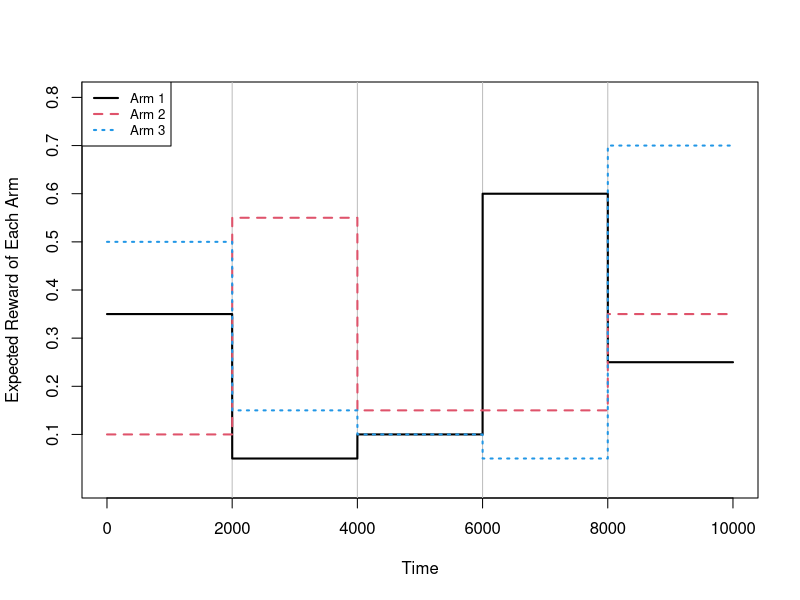

Write the R code that produced this figure. (Note: a time limit stopped this script after it produced the figure.)
# Simulation 1
##############################
# Step 1 Global Setting      
##############################
# number of arms
K = 3
# number of time steps
T.times = 10000
# number of stationary segments
M = 5

# mean of each arm
# mu is all the means of the K arms in M stationary periods
mu1 = c(0.35, 0.05, 0.1, 0.6, 0.25)
mean(mu1)
mu2 = c(0.1, 0.55, 0.15, 0.15, 0.35)
mean(mu2)
mu3 = c(0.5, 0.15, 0.1, 0.05, 0.7)
mean(mu3)
#mu4 = c(0.25, 0.35, 0.25, 0.35)
#mu <- matrix(round(0.7*runif(M*K),3),nrow=K,ncol=M)
mu <- rbind(mu1,mu2,mu3)
mu

mu.all <- matrix(0,nrow=K, ncol=T.times)
for(i in 0:(M-1)){
  mu.all[,(T.times*i/M + 1):(T.times*(i+1)/M)] <- mu[,i+1]
}
#mu.all <- matrix(0,nrow=K, ncol=T.times)
#mu.all[,1:500] <- mu[,1]
#mu.all[,501:1200] <- mu[,2]
#mu.all[,1201:1800] <- mu[,3]
#mu.all[,1801:2800] <- mu[,4]
#mu.all[,2801:5000] <- mu[,5]

# best arm means vector 
mu.best <- apply(mu.all, 2, max)

sd = 0.1

# plot the mu.all
plot(1:T.times, mu.all[1,], type='l', ylim=c(0,0.8), xlab='Time', 
     ylab='Expected Reward of Each Arm', lty=1, axes=F)
axis(side=1)
axis(side=2, at=0.1*c(1:10)); box()
abline(v=(1:(M-1))/M*T.times, col = 'grey')
for(i in 1:K) lines(1:T.times, mu.all[i,], type='l',col=c(1,2,4)[i], lty=i, lwd=2)
legend('topleft',c('Arm 1','Arm 2','Arm 3'),lwd=c(2,2,2),lty = 1:3, col=c(1,2,4), cex=0.8)

set.seed(1)
# 100 replicates
R = 100

arm.selected.UCB.matrix <- matrix(0, nrow=R, ncol=T.times)
reward.UCB.matrix <- matrix(0, nrow=R, ncol=T.times)
regret.UCB.matrix <- matrix(0, nrow=R, ncol=T.times)
cum.regret.UCB.matrix <-  matrix(0, nrow=R, ncol=T.times)

arm.selected.M_UCB.matrix <- matrix(0, nrow=R, ncol=T.times)
reward.M_UCB.matrix <- matrix(0, nrow=R, ncol=T.times)
regret.M_UCB.matrix <- matrix(0, nrow=R, ncol=T.times)
cum.regret.M_UCB.matrix <-  matrix(0, nrow=R, ncol=T.times)
tau.log.M_UCB.matrix <- matrix(0, nrow=R, ncol=T.times)

arm.selected.RM_UCB1.matrix <- matrix(0, nrow=R, ncol=T.times)
reward.RM_UCB1.matrix <- matrix(0, nrow=R, ncol=T.times)
regret.RM_UCB1.matrix <- matrix(0, nrow=R, ncol=T.times)
cum.regret.RM_UCB1.matrix <-  matrix(0, nrow=R, ncol=T.times)
tau.log.RM_UCB1.matrix <- matrix(0, nrow=R, ncol=T.times)

arm.selected.RM_UCB2.matrix <- matrix(0, nrow=R, ncol=T.times)
reward.RM_UCB2.matrix <- matrix(0, nrow=R, ncol=T.times)
regret.RM_UCB2.matrix <- matrix(0, nrow=R, ncol=T.times)
cum.regret.RM_UCB2.matrix <-  matrix(0, nrow=R, ncol=T.times)
tau.log.RM_UCB2.matrix <- matrix(0, nrow=R, ncol=T.times)

arm.selected.RM_UCB3.matrix <- matrix(0, nrow=R, ncol=T.times)
reward.RM_UCB3.matrix <- matrix(0, nrow=R, ncol=T.times)
regret.RM_UCB3.matrix <- matrix(0, nrow=R, ncol=T.times)
cum.regret.RM_UCB3.matrix <-  matrix(0, nrow=R, ncol=T.times)
tau.log.RM_UCB3.matrix <- matrix(0, nrow=R, ncol=T.times)

arm.selected.RM_UCB4.matrix <- matrix(0, nrow=R, ncol=T.times)
reward.RM_UCB4.matrix <- matrix(0, nrow=R, ncol=T.times)
regret.RM_UCB4.matrix <- matrix(0, nrow=R, ncol=T.times)
cum.regret.RM_UCB4.matrix <-  matrix(0, nrow=R, ncol=T.times)
tau.log.RM_UCB4.matrix <- matrix(0, nrow=R, ncol=T.times)

arm.selected.dUCB.matrix <- matrix(0, nrow=R, ncol=T.times)
reward.dUCB.matrix <- matrix(0, nrow=R, ncol=T.times)
regret.dUCB.matrix <- matrix(0, nrow=R, ncol=T.times)
cum.regret.dUCB.matrix <-  matrix(0, nrow=R, ncol=T.times)

arm.selected.SW.matrix <- matrix(0, nrow=R, ncol=T.times)
reward.SW.matrix <- matrix(0, nrow=R, ncol=T.times)
regret.SW.matrix <- matrix(0, nrow=R, ncol=T.times)
cum.regret.SW.matrix <-  matrix(0, nrow=R, ncol=T.times)

system.time(
for(ii in 1:R){
  if(ii%%10==0) cat(ii)
  # reward matrix
  reward.matrix <- matrix(nrow=K, ncol=T.times)
  for(t in 1:T.times) reward.matrix[,t] <- mu.all[,t] + sd*rnorm(K)
  
  # add noise
  noise.index <- sample(1:T.times, 0.1*T.times)
  #noise.index <- read.table('noise.index.txt')
  reward.matrix[,noise.index] <- 2 + sd*rnorm(0.025*T.times*K)
  
  
  ##############################
  # Step 2.1 UCB 
  ##############################
  
  # simulate arms by UCB
  arm.selected.UCB <- c()
  num.selections.UCB = rep(0,K)
  sums_of_reward.UCB = rep(0,K)
  reward.UCB <- c()
  regret.UCB <- c()
  
  for(t in 1:T.times){
    ad = 0
    max_upper_bound = 0
    for(i in 1:K){
      if(num.selections.UCB[i] > 0){
        average_reward = sums_of_reward.UCB[i] / num.selections.UCB[i]
        delta_i = sqrt(2 * log(t) / num.selections.UCB[i])
        upper_bound = average_reward + delta_i
      }else{
        upper_bound = 10^400
      }
      if(upper_bound > max_upper_bound){
        max_upper_bound = upper_bound
        ad = i
      }  
    }
    arm.selected.UCB <- c(arm.selected.UCB, ad)
    num.selections.UCB[ad] = num.selections.UCB[ad] + 1
    sums_of_reward.UCB[ad] = sums_of_reward.UCB[ad] + reward.matrix[ad,t]
    reward.UCB <- c(reward.UCB, reward.matrix[ad,t])
    regret.UCB <- c(regret.UCB, mu.best[t] - mu.all[ad,t])
  }
  
  #sums_of_reward.UCB
  #num.selections.UCB
  
  cum.regret.UCB <- cumsum(regret.UCB)
  #cum.regret.UCB[T.times]
  
  arm.selected.UCB.matrix[ii,] <- arm.selected.UCB
  reward.UCB.matrix[ii,] <- reward.UCB
  regret.UCB.matrix[ii,] <- regret.UCB
  cum.regret.UCB.matrix[ii,] <- cum.regret.UCB
}
)
  
  ##############################
  # Step 2.2 M-UCB 
  ##############################
  
system.time(
  for(ii in 1:R){
    if(ii%%10==0) cat(ii)  
  # simulate arms by M_UCB
  arm.selected.M_UCB <- c()
  num.selections.M_UCB = rep(0,K)
  sums_of_reward.M_UCB = rep(0,K)
  reward.M_UCB <- c()
  regret.M_UCB <- c()
  
  # the last change point time
  tau <- 0
  tau.log.M_UCB <- c(tau)
  
  w = 100
  #b = sqrt(w*log(2*K*T.times^2)/2)
  b = 15
  gamma = sqrt( (M-1)*K*(2*b+3*sqrt(w))/2/T.times )
  #gamma = 0.01*K
  #gamma = 0.01
  
  for(t in 1:T.times){
    ad = 0
    A <- (t-tau)%%floor(K/gamma)
    if(A <= (K-1)){
      ad = A+1
    }else{
      max_upper_bound = 0
      for(i in 1:K){
        if(num.selections.M_UCB[i] > 0){
          average_reward = sums_of_reward.M_UCB[i] / num.selections.M_UCB[i]
          delta_i = sqrt(2 * log(t) / num.selections.M_UCB[i])
          upper_bound = average_reward + delta_i
        }else{
          upper_bound = 10^400
        }
        if(upper_bound > max_upper_bound){
          max_upper_bound = upper_bound
          ad = i
        }  
      }
    }
    
    arm.selected.M_UCB <- c(arm.selected.M_UCB, ad)
    num.selections.M_UCB[ad] = num.selections.M_UCB[ad] + 1
    sums_of_reward.M_UCB[ad] = sums_of_reward.M_UCB[ad] + reward.matrix[ad,t]
    reward.M_UCB <- c(reward.M_UCB, reward.matrix[ad,t])
    regret.M_UCB <- c(regret.M_UCB, mu.best[t] - mu.all[ad,t])
    
    #change detection
    if(num.selections.M_UCB[ad] >= w){
      arm = ad
      arm.current.M_UCB = arm.selected.M_UCB[tau:t]
      reward.current.M_UCB = reward.M_UCB[tau:t]
      data_y = reward.current.M_UCB[arm.current.M_UCB == arm]
      data_y = data_y[(length(data_y)-w+1):length(data_y)]
      sum_first_half = sum(data_y[1:(w/2)])
      sum_second_half = sum(data_y[(w/2+1):w])
      has_detected = abs(sum_first_half - sum_second_half) > b
      if(has_detected){
        tau = t
        tau.log.M_UCB = c(tau.log.M_UCB,tau)
        num.selections.M_UCB = rep(0,K)
        sums_of_reward.M_UCB = rep(0,K)
      }
    }
    
  }
  
  #sums_of_reward.M_UCB
  #num.selections.M_UCB
  #tau.log.M_UCB
  cum.regret.M_UCB <- cumsum(regret.M_UCB)
  #cum.regret.M_UCB[T.times]
  
  arm.selected.M_UCB.matrix[ii,] <- arm.selected.M_UCB
  reward.M_UCB.matrix[ii,] <- reward.M_UCB
  regret.M_UCB.matrix[ii,] <- regret.M_UCB
  cum.regret.M_UCB.matrix[ii,] <- cum.regret.M_UCB
  if(length(tau.log.M_UCB)>1) tau.log.M_UCB.matrix[ii,tau.log.M_UCB[-1]] <- 1
  }  
)
  ##############################
  # Step 2.3 RM-UCB
  ##############################

  # alpha = 0.01
  # simulate arms by RM_UCB
  arm.selected.RM_UCB <- c()
  num.selections.RM_UCB = rep(0,K)
  sums_of_reward.RM_UCB = rep(0,K)
  reward.RM_UCB <- c()
  regret.RM_UCB <- c()
  
  # the last change point time
  tau <- 0
  tau.log.RM_UCB <- c(tau)
  for(i in 1:K){
    assign(paste("mathcalA", i, sep=""), c(0))
  }
  
  w = 100
  #b = sqrt(w*log(2*K*T.times^2)/2)
  b = 15
  #gamma = sqrt( (M-1)*K*(2*b+3*sqrt(w))/2/T.times )
  gamma = 0.01*K
  gamma = 0.01
  alpha = 0.01
  
  for(t in 1:T.times){
    ad = 0
    A <- (t-tau)%%floor(K/gamma)
    if(A <= (K-1)){
      ad = A+1
    }else{
      max_upper_bound = 0
      for(i in 1:K){
        if(num.selections.RM_UCB[i] > 0){
          average_reward = sums_of_reward.RM_UCB[i] / num.selections.RM_UCB[i]
          delta_i = sqrt(2 * log(t) / num.selections.RM_UCB[i])
          upper_bound = average_reward + delta_i
        }else{
          upper_bound = 10^400
        }
        if(upper_bound > max_upper_bound){
          max_upper_bound = upper_bound
          ad = i
        }  
      }
    }
    
    arm.selected.RM_UCB <- c(arm.selected.RM_UCB, ad)
    num.selections.RM_UCB[ad] = num.selections.RM_UCB[ad] + 1
    sums_of_reward.RM_UCB[ad] = sums_of_reward.RM_UCB[ad] + reward.matrix[ad,t]
    reward.RM_UCB <- c(reward.RM_UCB, reward.matrix[ad,t])
    regret.RM_UCB <- c(regret.RM_UCB, mu.best[t] - mu.all[ad,t])
    
    #change detection
    if(num.selections.RM_UCB[ad] >= w){
      arm = ad
      arm.current.RM_UCB = arm.selected.RM_UCB[tau:t]
      reward.current.RM_UCB = reward.RM_UCB[tau:t]
      data_y = reward.current.RM_UCB[arm.current.RM_UCB == arm]
      data_y = data_y[(length(data_y)-w+1):length(data_y)]
      sum_first_half = sum(data_y[1:(w/2)])
      sum_second_half = sum(data_y[(w/2+1):w])
      
      D <- 50
      if(length(get(paste("mathcalA", arm, sep=""))) >= D){
        a <-  quantile(get(paste("mathcalA", arm, sep="")), 1-alpha)
      }
      
      if(abs(sum_first_half - sum_second_half) < a){
        xx = abs(sum_first_half - sum_second_half)
      }else{
        xx = a
      }
      
      has_detected = xx**2 > b**2
      
      if(has_detected){
        tau = t
        tau.log.RM_UCB = c(tau.log.RM_UCB,tau)
        num.selections.RM_UCB = rep(0,K)
        sums_of_reward.RM_UCB = rep(0,K)
        for(i in 1:K){
          assign(paste("mathcalA", i, sep=""), c(0))
        }
      }else{
        newmclA = c(get(paste("mathcalA", arm, sep="")), abs(sum_first_half - sum_second_half))
        assign(paste("mathcalA", arm, sep=""), newmclA)
      }
    }
    
  }
  
  
  #sums_of_reward.RM_UCB
  #num.selections.RM_UCB
  #tau.log.RM_UCB
  cum.regret.RM_UCB <- cumsum(regret.RM_UCB)
  #cum.regret.RM_UCB[T.times]
  
  arm.selected.RM_UCB1.matrix[ii,] <- arm.selected.RM_UCB
  reward.RM_UCB1.matrix[ii,] <- reward.RM_UCB
  regret.RM_UCB1.matrix[ii,] <- regret.RM_UCB
  cum.regret.RM_UCB1.matrix[ii,] <- cum.regret.RM_UCB
  if(length(tau.log.RM_UCB)>1) tau.log.RM_UCB1.matrix[ii,tau.log.RM_UCB[-1]] <- 1
  
system.time(
    for(ii in 1:R){
      if(ii%%10==0) cat(ii)    
  # alpha = 0.025
  # simulate arms by RM_UCB
  arm.selected.RM_UCB <- c()
  num.selections.RM_UCB = rep(0,K)
  sums_of_reward.RM_UCB = rep(0,K)
  reward.RM_UCB <- c()
  regret.RM_UCB <- c()
  
  # the last change point time
  tau <- 0
  tau.log.RM_UCB <- c(tau)
  for(i in 1:K){
    assign(paste("mathcalA", i, sep=""), c(0))
  }
  
  w = 100
  #b = sqrt(w*log(2*K*T.times^2)/2)
  b = 15
  #gamma = sqrt( (M-1)*K*(2*b+3*sqrt(w))/2/T.times )
  gamma = 0.01*K
  gamma = 0.01
  alpha = 0.025
  
  system.time(  
  for(t in 1:T.times){
    ad = 0
    A <- (t-tau)%%floor(K/gamma)
    if(A <= (K-1)){
      ad = A+1
    }else{
      max_upper_bound = 0
      for(i in 1:K){
        if(num.selections.RM_UCB[i] > 0){
          average_reward = sums_of_reward.RM_UCB[i] / num.selections.RM_UCB[i]
          delta_i = sqrt(2 * log(t) / num.selections.RM_UCB[i])
          upper_bound = average_reward + delta_i
        }else{
          upper_bound = 10^400
        }
        if(upper_bound > max_upper_bound){
          max_upper_bound = upper_bound
          ad = i
        }  
      }
    }
    
    arm.selected.RM_UCB <- c(arm.selected.RM_UCB, ad)
    num.selections.RM_UCB[ad] = num.selections.RM_UCB[ad] + 1
    sums_of_reward.RM_UCB[ad] = sums_of_reward.RM_UCB[ad] + reward.matrix[ad,t]
    reward.RM_UCB <- c(reward.RM_UCB, reward.matrix[ad,t])
    regret.RM_UCB <- c(regret.RM_UCB, mu.best[t] - mu.all[ad,t])
    
    #change detection
    if(num.selections.RM_UCB[ad] >= w){
      arm = ad
      arm.current.RM_UCB = arm.selected.RM_UCB[tau:t]
      reward.current.RM_UCB = reward.RM_UCB[tau:t]
      data_y = reward.current.RM_UCB[arm.current.RM_UCB == arm]
      data_y = data_y[(length(data_y)-w+1):length(data_y)]
      sum_first_half = sum(data_y[1:(w/2)])
      sum_second_half = sum(data_y[(w/2+1):w])
      
      D <- 50
      if(length(get(paste("mathcalA", arm, sep=""))) >= D){
        a <-  quantile(get(paste("mathcalA", arm, sep="")), 1-alpha)
      }
      
      if(abs(sum_first_half - sum_second_half) < a){
        xx = abs(sum_first_half - sum_second_half)
      }else{
        xx = a
      }
      
      has_detected = xx**2 > b**2
      
      if(has_detected){
        tau = t
        tau.log.RM_UCB = c(tau.log.RM_UCB,tau)
        num.selections.RM_UCB = rep(0,K)
        sums_of_reward.RM_UCB = rep(0,K)
        for(i in 1:K){
          assign(paste("mathcalA", i, sep=""), c(0))
        }
      }else{
        newmclA = c(get(paste("mathcalA", arm, sep="")), abs(sum_first_half - sum_second_half))
        assign(paste("mathcalA", arm, sep=""), newmclA)
      }
    }
    
  })
  
  
  #sums_of_reward.RM_UCB
  #num.selections.RM_UCB
  #tau.log.RM_UCB
  cum.regret.RM_UCB <- cumsum(regret.RM_UCB)
  #cum.regret.RM_UCB[T.times]
  
  arm.selected.RM_UCB2.matrix[ii,] <- arm.selected.RM_UCB
  reward.RM_UCB2.matrix[ii,] <- reward.RM_UCB
  regret.RM_UCB2.matrix[ii,] <- regret.RM_UCB
  cum.regret.RM_UCB2.matrix[ii,] <- cum.regret.RM_UCB
  if(length(tau.log.RM_UCB)>1) tau.log.RM_UCB2.matrix[ii,tau.log.RM_UCB[-1]] <- 1
    }
) 
  
  # alpha = 0.05
  # simulate arms by RM_UCB
  arm.selected.RM_UCB <- c()
  num.selections.RM_UCB = rep(0,K)
  sums_of_reward.RM_UCB = rep(0,K)
  reward.RM_UCB <- c()
  regret.RM_UCB <- c()
  
  # the last change point time
  tau <- 0
  tau.log.RM_UCB <- c(tau)
  for(i in 1:K){
    assign(paste("mathcalA", i, sep=""), c(0))
  }
  
  w = 100
  #b = sqrt(w*log(2*K*T.times^2)/2)
  b = 15
  #gamma = sqrt( (M-1)*K*(2*b+3*sqrt(w))/2/T.times )
  gamma = 0.01*K
  gamma = 0.01
  alpha = 0.05
  
  for(t in 1:T.times){
    ad = 0
    A <- (t-tau)%%floor(K/gamma)
    if(A <= (K-1)){
      ad = A+1
    }else{
      max_upper_bound = 0
      for(i in 1:K){
        if(num.selections.RM_UCB[i] > 0){
          average_reward = sums_of_reward.RM_UCB[i] / num.selections.RM_UCB[i]
          delta_i = sqrt(2 * log(t) / num.selections.RM_UCB[i])
          upper_bound = average_reward + delta_i
        }else{
          upper_bound = 10^400
        }
        if(upper_bound > max_upper_bound){
          max_upper_bound = upper_bound
          ad = i
        }  
      }
    }
    
    arm.selected.RM_UCB <- c(arm.selected.RM_UCB, ad)
    num.selections.RM_UCB[ad] = num.selections.RM_UCB[ad] + 1
    sums_of_reward.RM_UCB[ad] = sums_of_reward.RM_UCB[ad] + reward.matrix[ad,t]
    reward.RM_UCB <- c(reward.RM_UCB, reward.matrix[ad,t])
    regret.RM_UCB <- c(regret.RM_UCB, mu.best[t] - mu.all[ad,t])
    
    #change detection
    if(num.selections.RM_UCB[ad] >= w){
      arm = ad
      arm.current.RM_UCB = arm.selected.RM_UCB[tau:t]
      reward.current.RM_UCB = reward.RM_UCB[tau:t]
      data_y = reward.current.RM_UCB[arm.current.RM_UCB == arm]
      data_y = data_y[(length(data_y)-w+1):length(data_y)]
      sum_first_half = sum(data_y[1:(w/2)])
      sum_second_half = sum(data_y[(w/2+1):w])
      
      D <- 50
      if(length(get(paste("mathcalA", arm, sep=""))) >= D){
        a <-  quantile(get(paste("mathcalA", arm, sep="")), 1-alpha)
      }
      
      if(abs(sum_first_half - sum_second_half) < a){
        xx = abs(sum_first_half - sum_second_half)
      }else{
        xx = a
      }
      
      has_detected = xx**2 > b**2
      
      if(has_detected){
        tau = t
        tau.log.RM_UCB = c(tau.log.RM_UCB,tau)
        num.selections.RM_UCB = rep(0,K)
        sums_of_reward.RM_UCB = rep(0,K)
        for(i in 1:K){
          assign(paste("mathcalA", i, sep=""), c(0))
        }
      }else{
        newmclA = c(get(paste("mathcalA", arm, sep="")), abs(sum_first_half - sum_second_half))
        assign(paste("mathcalA", arm, sep=""), newmclA)
      }
    }
    
  }
  
  
  #sums_of_reward.RM_UCB
  #num.selections.RM_UCB
  #tau.log.RM_UCB
  cum.regret.RM_UCB <- cumsum(regret.RM_UCB)
  #cum.regret.RM_UCB[T.times]
  
  arm.selected.RM_UCB3.matrix[ii,] <- arm.selected.RM_UCB
  reward.RM_UCB3.matrix[ii,] <- reward.RM_UCB
  regret.RM_UCB3.matrix[ii,] <- regret.RM_UCB
  cum.regret.RM_UCB3.matrix[ii,] <- cum.regret.RM_UCB
  if(length(tau.log.RM_UCB)>1) tau.log.RM_UCB3.matrix[ii,tau.log.RM_UCB[-1]] <- 1
  
  
  # alpha = 0.1
  # simulate arms by RM_UCB
  arm.selected.RM_UCB <- c()
  num.selections.RM_UCB = rep(0,K)
  sums_of_reward.RM_UCB = rep(0,K)
  reward.RM_UCB <- c()
  regret.RM_UCB <- c()
  
  # the last change point time
  tau <- 0
  tau.log.RM_UCB <- c(tau)
  for(i in 1:K){
    assign(paste("mathcalA", i, sep=""), c(0))
  }
  
  w = 100
  #b = sqrt(w*log(2*K*T.times^2)/2)
  b = 15
  #gamma = sqrt( (M-1)*K*(2*b+3*sqrt(w))/2/T.times )
  gamma = 0.01*K
  gamma = 0.01
  alpha = 0.1
  
  for(t in 1:T.times){
    ad = 0
    A <- (t-tau)%%floor(K/gamma)
    if(A <= (K-1)){
      ad = A+1
    }else{
      max_upper_bound = 0
      for(i in 1:K){
        if(num.selections.RM_UCB[i] > 0){
          average_reward = sums_of_reward.RM_UCB[i] / num.selections.RM_UCB[i]
          delta_i = sqrt(2 * log(t) / num.selections.RM_UCB[i])
          upper_bound = average_reward + delta_i
        }else{
          upper_bound = 10^400
        }
        if(upper_bound > max_upper_bound){
          max_upper_bound = upper_bound
          ad = i
        }  
      }
    }
    
    arm.selected.RM_UCB <- c(arm.selected.RM_UCB, ad)
    num.selections.RM_UCB[ad] = num.selections.RM_UCB[ad] + 1
    sums_of_reward.RM_UCB[ad] = sums_of_reward.RM_UCB[ad] + reward.matrix[ad,t]
    reward.RM_UCB <- c(reward.RM_UCB, reward.matrix[ad,t])
    regret.RM_UCB <- c(regret.RM_UCB, mu.best[t] - mu.all[ad,t])
    
    #change detection
    if(num.selections.RM_UCB[ad] >= w){
      arm = ad
      arm.current.RM_UCB = arm.selected.RM_UCB[tau:t]
      reward.current.RM_UCB = reward.RM_UCB[tau:t]
      data_y = reward.current.RM_UCB[arm.current.RM_UCB == arm]
      data_y = data_y[(length(data_y)-w+1):length(data_y)]
      sum_first_half = sum(data_y[1:(w/2)])
      sum_second_half = sum(data_y[(w/2+1):w])
      
      D <- 50
      if(length(get(paste("mathcalA", arm, sep=""))) >= D){
        a <-  quantile(get(paste("mathcalA", arm, sep="")), 1-alpha)
      }
      
      if(abs(sum_first_half - sum_second_half) < a){
        xx = abs(sum_first_half - sum_second_half)
      }else{
        xx = a
      }
      
      has_detected = xx**2 > b**2
      
      if(has_detected){
        tau = t
        tau.log.RM_UCB = c(tau.log.RM_UCB,tau)
        num.selections.RM_UCB = rep(0,K)
        sums_of_reward.RM_UCB = rep(0,K)
        for(i in 1:K){
          assign(paste("mathcalA", i, sep=""), c(0))
        }
      }else{
        newmclA = c(get(paste("mathcalA", arm, sep="")), abs(sum_first_half - sum_second_half))
        assign(paste("mathcalA", arm, sep=""), newmclA)
      }
    }
    
  }
  
  
  #sums_of_reward.RM_UCB
  #num.selections.RM_UCB
  #tau.log.RM_UCB
  cum.regret.RM_UCB <- cumsum(regret.RM_UCB)
  #cum.regret.RM_UCB[T.times]
  
  arm.selected.RM_UCB4.matrix[ii,] <- arm.selected.RM_UCB
  reward.RM_UCB4.matrix[ii,] <- reward.RM_UCB
  regret.RM_UCB4.matrix[ii,] <- regret.RM_UCB
  cum.regret.RM_UCB4.matrix[ii,] <- cum.regret.RM_UCB
  if(length(tau.log.RM_UCB)>1) tau.log.RM_UCB4.matrix[ii,tau.log.RM_UCB[-1]] <- 1
  
  ##############################
  # Step 2.4 D-UCB 
  ##############################
system.time(
    for(ii in 1:R){
      if(ii%%10==0) cat(ii)    
  #: Default parameter for gamma.
  gamma.d = 1-0.25*sqrt((M-1)/T.times)
  #gamma.d = 0.99
  
  # simulate arms by D-UCB
  arm.selected.dUCB <- c()
  num.selections.dUCB = rep(0,K)
  sums_of_reward.dUCB = rep(0,K)
  reward.dUCB <- c()
  regret.dUCB <- c()
  
  for(t in 1:T.times){
    ad = 0
    max_upper_bound = 0
    
    n_t_gamma <- sum(num.selections.dUCB)
    
    for(i in 1:K){
      if(num.selections.dUCB[i] > 0){
        average_reward = sums_of_reward.dUCB[i] / num.selections.dUCB[i]
        delta_i = sqrt(0.5 * log(n_t_gamma) / num.selections.dUCB[i])
        upper_bound = average_reward + delta_i
      }else{
        upper_bound = 10^400
      }
      if(upper_bound > max_upper_bound){
        max_upper_bound = upper_bound
        ad = i
      }  
    }
    arm.selected.dUCB <- c(arm.selected.dUCB, ad)
    
    num.selections.dUCB = num.selections.dUCB*gamma.d
    sums_of_reward.dUCB = sums_of_reward.dUCB*gamma.d
    
    num.selections.dUCB[ad] = num.selections.dUCB[ad] + 1
    sums_of_reward.dUCB[ad] = sums_of_reward.dUCB[ad] + reward.matrix[ad,t]
    
    reward.dUCB <- c(reward.dUCB, reward.matrix[ad,t])
    regret.dUCB <- c(regret.dUCB, mu.best[t] - mu.all[ad,t])
  }
  
  #sums_of_reward.dUCB
  #num.selections.dUCB
  
  cum.regret.dUCB <- cumsum(regret.dUCB)
  #cum.regret.dUCB[T.times]
  
  #plot(1:T.times, cum.regret.dUCB, type='l')
  #plot(1:T.times, cumsum(reward.dUCB), type='l')
  
  arm.selected.dUCB.matrix[ii,] <- arm.selected.dUCB
  reward.dUCB.matrix[ii,] <- reward.dUCB
  regret.dUCB.matrix[ii,] <- regret.dUCB
  cum.regret.dUCB.matrix[ii,] <- cum.regret.dUCB
    }
)
  ##############################
  # Step 2.5 SW-UCB 
  ##############################
system.time(
    for(ii in 1:R){
      if(ii%%10==0) cat(ii)    
  tau.sw = round(2*sqrt(T.times*log(T.times)/(M-1)))
  #tau.sw = 1000
  #tau.sw = 150
  #tau.sw=tau.sw/2
  # simulate arms by SW
  arm.selected.SW <- c()
  reward.SW <- c()
  regret.SW <- c()
  
  for(t in 1:T.times){
    ad = 0
    max_upper_bound = 0
    now = length(arm.selected.SW)
    for(i in 1:K){
      num.selections.SW = 0
      num.selections.SW = sum(arm.selected.SW[(max(now-tau.sw,0)+1):now] == i)
      if(num.selections.SW > 0){
        sums_of_reward.SW = sum((reward.SW[(max(now-tau.sw,0)+1):now])[arm.selected.SW[(max(now-tau.sw,0)+1):now] == i])
        average_reward = sums_of_reward.SW / num.selections.SW
        delta_i = sqrt( log(min(t,tau.sw)) / num.selections.SW)
        upper_bound = average_reward + delta_i
      }else{
        upper_bound = 10^400
      }
      if(upper_bound > max_upper_bound){
        max_upper_bound = upper_bound
        ad = i
      }  
    }
    arm.selected.SW <- c(arm.selected.SW, ad)
    reward.SW <- c(reward.SW, reward.matrix[ad,t])
    regret.SW <- c(regret.SW, mu.best[t] - mu.all[ad,t])
  }
  
  #table(arm.selected.SW)
  cum.regret.SW <- cumsum(regret.SW)
  #cum.regret.SW[T.times]
  
  arm.selected.SW.matrix[ii,] <- arm.selected.SW
  reward.SW.matrix[ii,] <- reward.SW
  regret.SW.matrix[ii,] <- regret.SW
  cum.regret.SW.matrix[ii,] <- cum.regret.SW
}
)

  
##############################
# Step Result and Plot
##############################

# plot
y1 =apply(cum.regret.M_UCB.matrix,2, mean)
y2 =apply(cum.regret.RM_UCB1.matrix,2,mean)
y3 =apply(cum.regret.RM_UCB2.matrix,2,mean)
y4 =apply(cum.regret.RM_UCB3.matrix,2,mean)
y5 =apply(cum.regret.RM_UCB4.matrix,2,mean)

y1[T.times]
y2[T.times]
y3[T.times]
y4[T.times]
y5[T.times]

plot(1:T.times, y1, type='l',col=1, xlab='Time',
     ylab='Expected Cumulative Regret', 
     ylim=c(0,max(c(y1,y2,y3,y4,y5))))
lines(1:T.times, y1, type='l',col=1, lwd=2, lty=1)
lines(1:T.times, y2, type='l',col=2, lwd=2, lty=2)
lines(1:T.times, y3, type='l',col=3, lwd=3, lty=3)
lines(1:T.times, y4, type='l',col=4, lwd=4, lty=4)
lines(1:T.times, y5, type='l',col=5, lwd=5, lty=5)

legend('topleft',c('M-UCB','RCD-UCB.S1','RCD-UCB.S2','RCD-UCB.S3','RCD-UCB.S4'),lwd=c(2,2,2,2),lty = 1:5, col=1:5, cex=0.8)


# change point

mean(apply(tau.log.M_UCB.matrix,1,sum))
sd(apply(tau.log.M_UCB.matrix,1,sum))
mean(apply(tau.log.RM_UCB1.matrix,1,sum))
sd(apply(tau.log.RM_UCB1.matrix,1,sum))
mean(apply(tau.log.RM_UCB2.matrix,1,sum))
sd(apply(tau.log.RM_UCB2.matrix,1,sum))
mean(apply(tau.log.RM_UCB3.matrix,1,sum))
sd(apply(tau.log.RM_UCB3.matrix,1,sum))
mean(apply(tau.log.RM_UCB4.matrix,1,sum))
sd(apply(tau.log.RM_UCB4.matrix,1,sum))

# compare with others
mean(cum.regret.UCB.matrix[,T.times])
sd(cum.regret.UCB.matrix[,T.times])
mean(cum.regret.M_UCB.matrix[,T.times])
sd(cum.regret.M_UCB.matrix[,T.times])
mean(cum.regret.RM_UCB2.matrix[,T.times])
sd(cum.regret.RM_UCB2.matrix[,T.times])
mean(cum.regret.dUCB.matrix[,T.times])
sd(cum.regret.dUCB.matrix[,T.times])
mean(cum.regret.SW.matrix[,T.times])
sd(cum.regret.SW.matrix[,T.times])
